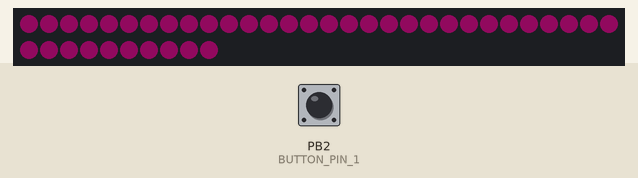
Simulated run of this sketch. Board: ATtiny85, built with avr-gcc and run on an emulated ATtiny85. Parts: 40 RGB LEDs in strip order, left to right, continuing on the next row. Inputs (shaded band) come from the test bench; at power-on: PB2 (BUTTON_PIN_1) HIGH. Dim RGB values are drawn brighter than linear; random numbers use the default seed unless the sketch sets one; what the sketch prints to the serial monitor is not drawn.

Above: at 0.22 s.
1.3 s: PB2 (BUTTON_PIN_1) pulled LOW for 0.15 s
At 1.8 s:
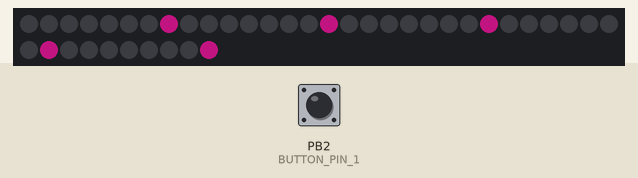
2.0 s: PB2 (BUTTON_PIN_1) pulled LOW for 1 s
At 3.0 s:
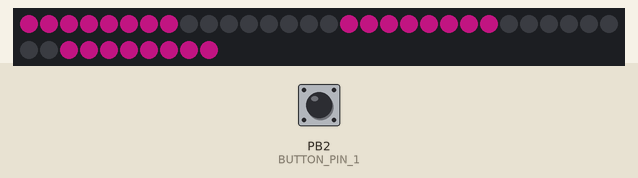
4.5 s: PB2 (BUTTON_PIN_1) pulled LOW for 1 s
At 7.7 s:
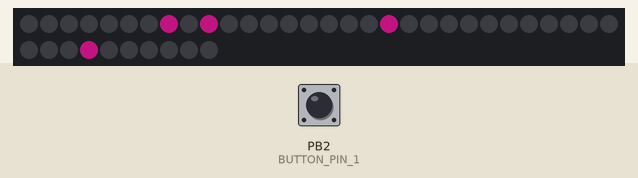
Timing chart, 0 to 9.2 s (numbered marks = the images above; inputs shaded):
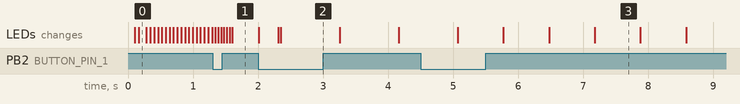

The sketch:

CakeStandLEDs.ino
```cpp
// This is a demonstration on how to use an input device to trigger changes on your neo pixels.
// You should wire a momentary push button to connect from ground to a digital IO pin. When you
// press the button it will change to a new pixel animation. Note that you need to press the
// button once to start the first animation!

#include <Adafruit_NeoPixel.h>

#ifdef __AVR_ATtiny85__ // Trinket, Gemma, etc.


#include <avr/power.h>


#endif

///////AnimationButton///////
#define BUTTON_PIN_1 2 // Digital IO pin connected to the button2.
int animationState = 0; // hold which Animation State is current
int maxAnimationState = 9; //how many different animations
bool oldAnimationState = LOW;

///////ColorButton///////
#define BUTTON_PIN_2 7 // Digital IO pin connected to the button1.
int colorState = 0; // holds which Color State is current
#define maxColorSate 20 // how many different colors will be
bool oldColorState = LOW;

int currentPixel = 0;
uint32_t color = 0;
int offset = 0;

///////POT///////
#define POT_PIN 10
#define PIXEL_PIN 3 // Digital IO pin connected to the NeoPixels.
#define PIXEL_COUNT 40

// Parameter 1 = number of pixels in strip, neopixel stick has 8
// Parameter 2 = pin number (most are valid)
// Parameter 3 = pixel type flags, add together as needed:
// NEO_RGB Pixels are wired for RGB bitstream
// NEO_GRB Pixels are wired for GRB bitstream, correct for neopixel stick
// NEO_KHZ400 400 KHz bitstream (e.g. FLORA pixels)
// NEO_KHZ800 800 KHz bitstream (e.g. High Density LED strip), correct for neopixel stick

Adafruit_NeoPixel strip = Adafruit_NeoPixel(PIXEL_COUNT, PIXEL_PIN);


void setup() {
  //Serial.begin(9600);
  // delay(5000);
  pinMode(BUTTON_PIN_1, INPUT_PULLUP);
  pinMode(BUTTON_PIN_2, INPUT_PULLUP);
  #ifdef __AVR_ATtiny85__ // Trinket, Gemma, etc.

  if (F_CPU == 16000000) clock_prescale_set(clock_div_1);

  #endif
  strip.begin();
  strip.show(); // Initialize all pixels to 'off'
}

void loop() {
  getAnimationButtonState();
  getColorButtonState();
  // setLEDBrightness():

  //    Serial.print("animationState: ");Serial.println(animationState);
  //    Serial.print("colorState: ");Serial.println(colorState);
  //    Serial.print("color: ");Serial.println(color);
  //    Serial.print("currentPixel: ");Serial.println(currentPixel);
  //    Serial.print("offset: ");Serial.println(offset);
  //    Serial.println();

  showLEDs();
}


void showLEDs(){
  setColor();
  setAnimation();
}


void setColor(){
  switch(colorState){
    case 0: color = strip.Color(199, 21, 133); // Pink
      break;
    case 1: color = strip.Color(255, 0, 0); // Red
      break;
    case 2: color = strip.Color(0, 255, 0); // Green
      break;
    case 3: color = strip.Color(0, 0, 255); // Blue
      break;
    case 4: color = strip.Color(127, 127, 127); // White
      break;
    case 5: color = strip.Color(47,79,79); // dark slate gray
      break;
    case 6: color = strip.Color(255, 48, 48); // firebrick1
      break;
    case 7: color = strip.Color(139, 54, 38); // tomato4
      break;
    case 8: color = strip.Color(139, 0, 129); // darkmagenta
      break;
    case 9: color = strip.Color(255, 185, 15); // darkgoldenrod1
      break;
    case 10: color = strip.Color(255, 255, 0); // yellow
      break;
    case 11: color = strip.Color(0, 255, 127); // springgreen1
      break;
    case 12: color = strip.Color(0, 255, 255); // cyan
      break;
    case 13: color = strip.Color(75,0,130); // indigo
      break;
    case 14: color = strip.Color(255, 69, 0); // orange red
      break;
    case 15: color = strip.Color(173, 255, 47); // green yellow
      break;
    case 16: color = strip.Color(255, 20, 147); // deep pink
      break;
    case 17: color = strip.Color(210, 105, 30); // chocolate
      break;
    case 18: color = strip.Color(148, 0, 211); // dark violet
      break;
    case 19: color = strip.Color(139, 69, 19); // saddle brown
      break;
    case 20: color = strip.Color(128, 128, 0); // olive
      break;
  }
}

void setAnimation(){
  switch(animationState){
    case 4: colorWipe(color);
      break;
    case 1: flash(color);
      break;
    case 2: spinnyWheel();
      break;
    case 3: randomFill(color);
      break;
    case 0: breathe(color);
      break;
  }
}

// Fill setAnimationthe dots one after the other with a color
void colorWipe(uint32_t c) {
  for(uint16_t i=0; i<strip.numPixels(); i++) {
    strip.setPixelColor(i, c);
    strip.show();
  }
 }

//flash crawling lights.
void flash(uint32_t c) {
    for (int q=0; q < 8; q++) {
      for (uint16_t i=0; i < strip.numPixels(); i=i+8) {
        c = color;
        strip.setPixelColor(i+q, c);    //turn every 8 pixel on
        strip.show();
      }
      delay(30);
      for (uint16_t i=0; i < strip.numPixels(); i=i+8) {
        strip.setPixelColor(i+q, 0);        //turn every 8 pixel off
      }
    }
}

//spinnyWheel lights.
void spinnyWheel(){
  uint32_t c = 0;
  if(((offset + currentPixel) & 16) < 5){
    c = color;
  }
  strip.setPixelColor(currentPixel, c);
  if(currentPixel == PIXEL_COUNT - 1){
    strip.show();
    currentPixel = 0;
    delay(900);
  }
  else{
    currentPixel++;
  }
  offset++;
}


void randomFill(uint32_t c) {
  strip.clear();
  int used[strip.numPixels()]; // array to keep track of lit LEDs
  int lights = 0; // counter

  for(int i = 0; i<strip.numPixels(); i++){ // fill array with 0
    used[i] = 0;
  }

  while(lights<strip.numPixels()) {
    int j = random(0,strip.numPixels()); // pick a random LED
    if(used[j] != 1){ // if LED not already lit, proceed
      strip.setPixelColor(j, c);
      used[j] = 1; // update array to remember it is lit
      lights++;
      strip.show(); // display
      delay(700);
    }
  }
}


///////////////////////////////////////////////////////////////////
//Breath
///////////////////////////////////////////////////////////////////

#define SLEEP_BRIGHTNESS 1
#define SLEEP_CYCLE_MS 5000 // 5 second breathing cycle.

const uint8_t KEYFRAMES[]  = {
  // Rising
  20, 21, 22, 24, 26, 28, 31, 34, 38, 41, 45, 50, 55, 60, 66, 73, 80, 87, 95,
  103, 112, 121, 131, 141, 151, 161, 172, 182, 192, 202, 211, 220, 228, 236,
  242, 247, 251, 254, 255,

  // Falling
  254, 251, 247, 242, 236, 228, 220, 211, 202, 192, 182, 172, 161, 151, 141,
  131, 121, 112, 103, 95, 87, 80, 73, 66, 60, 55, 50, 45, 41, 38, 34, 31, 28,
  26, 24, 22, 21, 20,
  20, 20, 20, 20, 20, 20, 20, 20, 20, 20,
};

unsigned long lastBreath = 0.0;
int keyframePointer = 0;

void resetBreathe() {
  Serial.println("resetBreathe()");
  keyframePointer = 0;
}

void breathe(uint32_t c) {
//  Serial.println("breathe()");
  int numKeyframes = sizeof(KEYFRAMES) - 1;
  float period = SLEEP_CYCLE_MS / numKeyframes;
  unsigned long now = millis();

  if ((now - lastBreath) > period) {
    lastBreath = now;

    for (int i = 0; i < strip.numPixels(); i++) {
      strip.setBrightness(SLEEP_BRIGHTNESS * KEYFRAMES[keyframePointer]);
      Serial.print(c); Serial.println();
//      uint8_t color = (SLEEP_BRIGHTNESS * 127 * KEYFRAMES[keyframePointer]) / 256;
      strip.setPixelColor(i, c);
    }
    strip.show();

    // Increment the keyframe pointer.
    if (++keyframePointer > numKeyframes) {
      // Reset to 0 after the last keyframe.
      keyframePointer = 0;
    }
  }
}


//INPUT FUNCTIONS
void getAnimationButtonState(){
  // Get current button state.
  bool newAnimationState = digitalRead(BUTTON_PIN_1);

  // Check if state changed from high to low (button press).
  if (newAnimationState == LOW && oldAnimationState == HIGH) {
  // Serial.println("*******************buttonpress*********************");
  // Short delay to debounce button.
  delay(1);
  // Check if button is still low after debounce.
  newAnimationState = digitalRead(BUTTON_PIN_1);
  if (newAnimationState == LOW) {
    //Serial.println("animationState++");
    currentPixel = 0;
    animationState++;
    //Serial.print("animationState");Serial.println(animationState);
    if (animationState > maxAnimationState)
      animationState = 0;
  }
}

// Set the last button state to the old state.
oldAnimationState = newAnimationState;
}


void getColorButtonState(){
  // Get current button state.
  bool newColorState = digitalRead(BUTTON_PIN_2);

  // Check if state changed from high to low (button press).
  if (newColorState == LOW && oldColorState == HIGH) {
    // Short delay to debounce button.
    delay(1);
    // Check if button is still low after debounce.
    newColorState = digitalRead(BUTTON_PIN_2);
    if (newColorState == LOW) {
    colorState++;
    currentPixel = 0;
    if (colorState > maxColorSate)
      colorState = 0;
  }
}

// Set the last button state to the old state.
oldColorState = newColorState;
}

int previousPotVal = 0;
int currentPotVal = 0;

//void setLEDBrightness(){
// currentPotVal = analogRead(POT_PIN); // read pot
// if(currentPotVal != previousPotVal){
// brightness = map(analogRead(POT_PIN),0,1023,0,255); // convert the POT reading of 0-1023 to brightness of 0-255
// previousPotVal = currentPovVal;
// }
//}
```
